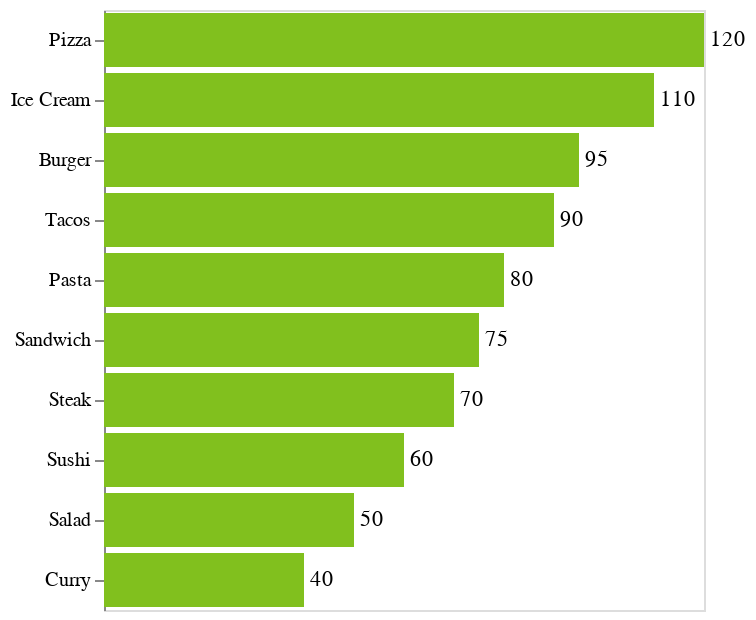

The notebook cell this image was saved under:
### Code cell
text = chart.mark_text(
    align='left',
    baseline='middle',
    dx = 3
).encode(
    text='Number of Likes',
    y=alt.Y('Meal Type', sort='-x', title=None)
)

chart + text

### Figure 1 — Vega-Lite specification as saved in the notebook (floating-point values rounded to 4 significant figures)
{"config": {"view": {"continuousWidth": 300, "continuousHeight": 300}}, "layer": [{"mark": {"type": "bar", "color": "#81c01e"}, "encoding": {"x": {"axis": null, "field": "Number of Likes", "type": "quantitative"}, "y": {"field": "Meal Type", "sort": "-x", "title": null, "type": "nominal"}}}, {"mark": {"type": "text", "align": "left", "baseline": "middle", "dx": 3}, "encoding": {"text": {"field": "Number of Likes", "type": "quantitative"}, "x": {"axis": null, "field": "Number of Likes", "type": "quantitative"}, "y": {"field": "Meal Type", "sort": "-x", "title": null, "type": "nominal"}}}], "data": {"name": "data-9187503ac3d3dc67af67b51825ba4897"}, "height": 300, "width": 300, "$schema": "https://vega.github.io/schema/vega-lite/v5.20.1.json", "datasets": {"data-9187503ac3d3dc67af67b51825ba4897": [{"Meal Type": "Pizza", "Number of Likes": 120}, {"Meal Type": "Burger", "Number of Likes": 95}, {"Meal Type": "Pasta", "Number of Likes": 80}, {"Meal Type": "Sushi", "Number of Likes": 60}, {"Meal Type": "Salad", "Number of Likes": 50}, {"Meal Type": "Steak", "Number of Likes": 70}, {"Meal Type": "Tacos", "Number of Likes": 90}, {"Meal Type": "Ice Cream", "Number of Likes": 110}, {"Meal Type": "Curry", "Number of Likes": 40}, {"Meal Type": "Sandwich", "Number of Likes": 75}]}}
